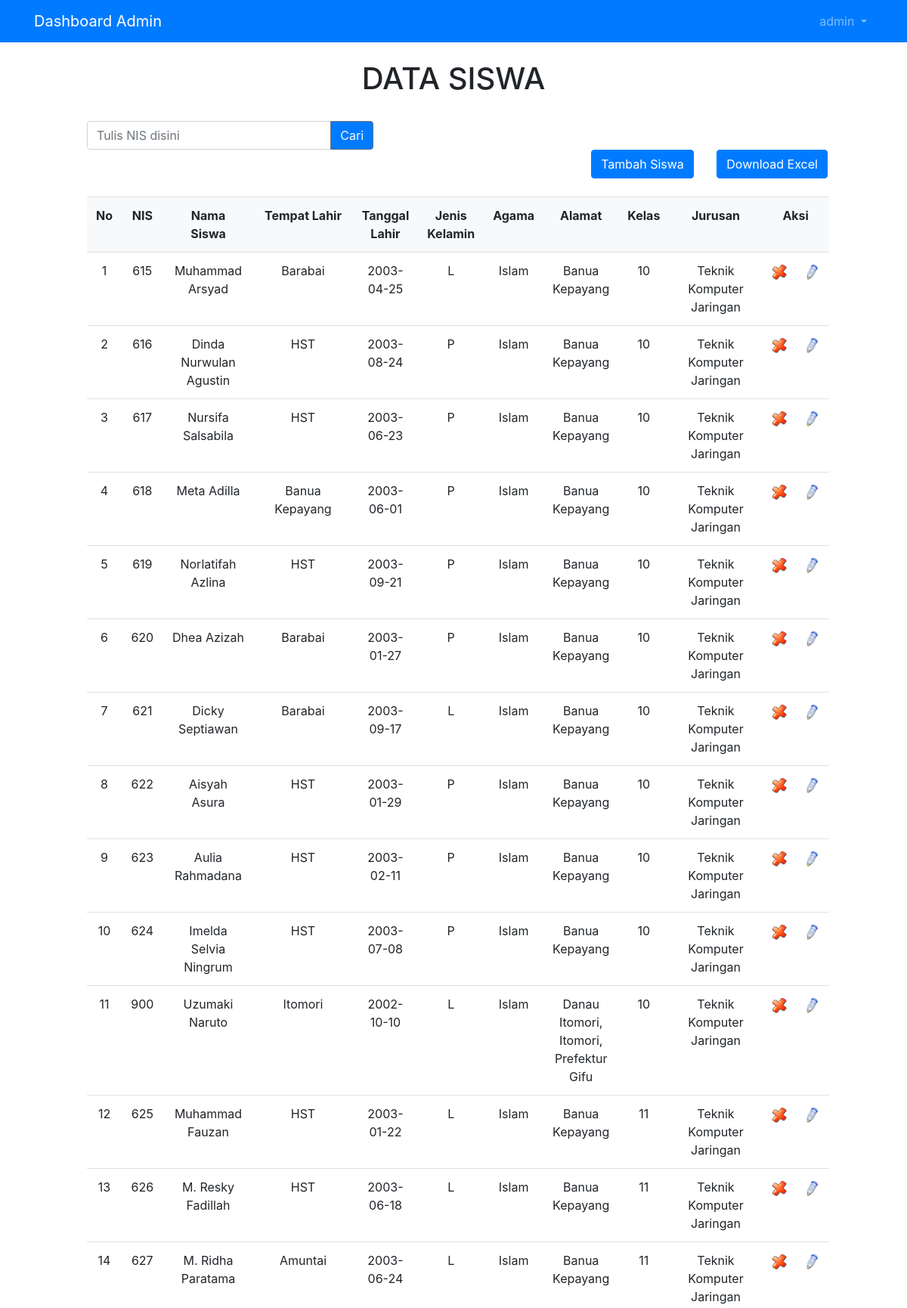
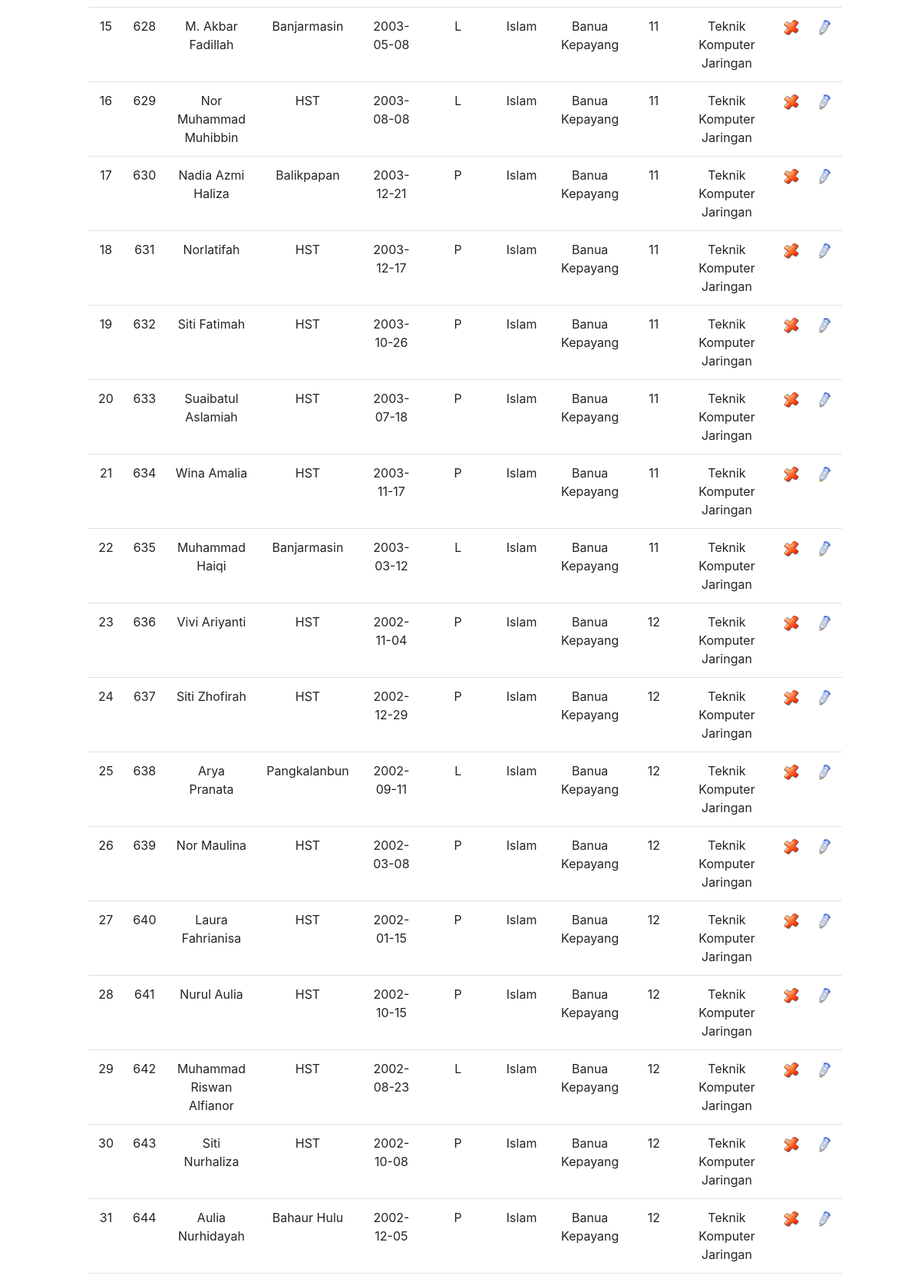
/dashboard/siswa/siswa_data.php (signed in, upper part), run on the app's committed database (2 pictures, top to bottom).
### tables this page shows
CREATE TABLE IF NOT EXISTS `siswa` (
`nis` int(11) NOT NULL,
  `nama` varchar(100) NOT NULL,
  `alamat` varchar(100) NOT NULL,
  `gender` char(1) NOT NULL,
  `tglLahir` date NOT NULL,
  `tempatLahir` varchar(100) NOT NULL,
  `idKelas` int(11) DEFAULT NULL,
  `pass` int(11) DEFAULT NULL,
  `agama` varchar(100) DEFAULT NULL,
  `pathImg` varchar(100) DEFAULT NULL
);

CREATE TABLE IF NOT EXISTS `kelas` (
`idKelas` int(11) NOT NULL,
  `nama` varchar(100) NOT NULL,
  `idJurusan` int(11) DEFAULT NULL
);

CREATE TABLE IF NOT EXISTS `jurusan` (
`idJurusan` int(11) NOT NULL,
  `nama` varchar(100) NOT NULL
);

### dashboard/siswa/siswa_data.php (the view, shortened to what this page needs)
<?php
include '../layout/header.php';
if (empty($_SESSION['username']) AND empty($_SESSION['status'])) {
	echo "<center>Untuk mengakses halaman ini, Anda harus login <br>";
	echo "<a href=index.php><b>LOGIN</b></a></center>";
}
else{
	?>
	<br>
	<div class="container-fluid">
		<center><h1>DATA SISWA</h1></center>
		<div class="row">
			<div class="col-md-1"></div>
			<div class="col-md-10">
				<br>
				<form action="#" method="get">
						<div class="row">
							<div class="col-md-12">
										<div class="input-group">
									  <input type="text" name="nis" class="form-control col-md-4" placeholder="Tulis NIS disini" aria-label="Recipient's username" aria-describedby="button-addon2">
										  <div class="input-group-append">
    										<input class="btn btn-primary text-light btn-outline-secondary" type="submit" value="Cari" name="submit" id="button-addon2"></input>
										  </div>
									</div>
							</div>
						</div>
</form>
					<form action="siswa_tambah.php">
						<div class="row">
							<div class="col-md-8">
							</div>
							<div class="col-md-2"><center><input type="submit" class="btn btn-primary" value="Tambah Siswa" /></center></div>
							<div class="col-md-2"><center><a href="cetak_siswa.php"><input type="button" class="btn btn-primary" value="Download Excel" /></a></center></div>
						</div>
						<br>
						<table class="table" >
							<tr class="bg-light">
									<td><div align="center"><strong>No</strong></div></td>
									<td><div align="center"><strong>NIS</strong></div></td>
									<td><div align="center"><strong>Nama Siswa</strong></div></td>
									<td><div align="center"><strong>Tempat Lahir</strong></div></td>
									<td><div align="center"><strong>Tanggal Lahir</strong></div></td>
									<td><div align="center"><strong>Jenis Kelamin</strong></div></td>
									<td><div align="center"><strong>Agama</strong></div></td>
									<td><div align="center"><strong>Alamat</strong></div></td>
									<td><div align="center"><strong>Kelas</strong></div></td>
									<td><div align="center"><strong>Jurusan</strong></div></td>
									<td colspan="2"><div align="center"><strong>Aksi</strong></div></td>
								</tr>
								<?php
								$batas = 20;
								$pg = isset( $_GET['pg'] ) ? $_GET['pg'] : "";
								if ( empty( $pg ) ) {
									$posisi = 0;
								} else {
									$posisi = ( $pg - 1 ) * $batas;
								}
								$no=0+$posisi;
								if (isset($_GET['submit'])) {
									$tampil="select siswa.nama, nis, alamat, gender, tglLahir, tempatLahir, agama, kelas.nama as kelas, jurusan.nama as jurusan from siswa join kelas on kelas.idKelas=siswa.idKelas join jurusan on jurusan.idJurusan=kelas.idJurusan where nis=".$_GET['nis'];
								}else{
								$tampil="SELECT siswa.nama, nis, alamat, gender, tglLahir, tempatLahir, agama, kelas.nama as kelas, jurusan.nama as jurusan from siswa join kelas on kelas.idKelas=siswa.idKelas join jurusan on jurusan.idJurusan=kelas.idJurusan";
								}
								$qryTampil=mysql_query($tampil);
								while ($dataTampil=mysql_fetch_array($qryTampil)) {
									$no++;
									?>
									<tr bgcolor="#FFFFFF">
										<td align="center"><?php echo $no ; ?></td>
										<td align="center"><?php echo $dataTampil['nis']; ?></td>
										<td align="center"><?php echo $dataTampil['nama']; ?></td>
										<td align="center"><?php echo $dataTampil['tempatLahir']; ?></td>
										<td align="center"><?php echo $dataTampil['tglLahir']; ?></td>
										<td align="center"><?php echo $dataTampil['gender']; ?></td>
										<td align="center"><?php echo $dataTampil['agama']; ?></td>
										<td align="center"><?php echo $dataTampil['alamat']; ?></td>
										<td align="center"><?php echo $dataTampil['kelas']; ?></td>
										<td align="center"><?php echo $dataTampil['jurusan']; ?></td>
										<td>
											<div align="center">
												<a href="siswa_hapus.php?nis=<?php echo $dataTampil['nis'] ; ?>" onclick="javascript: return confirm('Anda yakin hapus ?')"><img src="gambar/hapus.png" width="20"></a>
											</td>
											<td>
												<a href="siswa_edit.php?nis=<?php echo $dataTampil['nis']; ?>"><img src="gambar/edit.png" width="20"></a>
											</div>
										</td>
									</tr>
								<?php } ?>
<br>
<br>
<div class="col-md-1"></div>
<?php }
include '../layout/footer.php';
?>

### dashboard/siswa/css/heroic-features.css (style rules this page uses)
body { padding-top: 56px; }

### data on the page
siswa: nis "615", nama "Muhammad Arsyad", tempatLahir "Barabai", tglLahir "2003-04-25", gender "L", agama "Islam", alamat "Banua Kepayang", idKelas.nama "10", jurusan.nama "Teknik Komputer Jaringan"
siswa: nis "616", nama "Dinda Nurwulan Agustin", tempatLahir "HST", tglLahir "2003-08-24", gender "P", agama "Islam", alamat "Banua Kepayang", idKelas.nama "10", jurusan.nama "Teknik Komputer Jaringan"
siswa: nis "617", nama "Nursifa Salsabila", tempatLahir "HST", tglLahir "2003-06-23", gender "P", agama "Islam", alamat "Banua Kepayang", idKelas.nama "10", jurusan.nama "Teknik Komputer Jaringan"
siswa: nis "618", nama "Meta Adilla", tempatLahir "Banua Kepayang", tglLahir "2003-06-01", gender "P", agama "Islam", alamat "Banua Kepayang", idKelas.nama "10", jurusan.nama "Teknik Komputer Jaringan"
siswa: nis "619", nama "Norlatifah Azlina", tempatLahir "HST", tglLahir "2003-09-21", gender "P", agama "Islam", alamat "Banua Kepayang", idKelas.nama "10", jurusan.nama "Teknik Komputer Jaringan"
siswa: nis "620", nama "Dhea Azizah", tempatLahir "Barabai", tglLahir "2003-01-27", gender "P", agama "Islam", alamat "Banua Kepayang", idKelas.nama "10", jurusan.nama "Teknik Komputer Jaringan"
siswa: nis "621", nama "Dicky Septiawan", tempatLahir "Barabai", tglLahir "2003-09-17", gender "L", agama "Islam", alamat "Banua Kepayang", idKelas.nama "10", jurusan.nama "Teknik Komputer Jaringan"
siswa: nis "622", nama "Aisyah Asura", tempatLahir "HST", tglLahir "2003-01-29", gender "P", agama "Islam", alamat "Banua Kepayang", idKelas.nama "10", jurusan.nama "Teknik Komputer Jaringan"
siswa: nis "623", nama "Aulia Rahmadana", tempatLahir "HST", tglLahir "2003-02-11", gender "P", agama "Islam", alamat "Banua Kepayang", idKelas.nama "10", jurusan.nama "Teknik Komputer Jaringan"
siswa: nis "624", nama "Imelda Selvia Ningrum", tempatLahir "HST", tglLahir "2003-07-08", gender "P", agama "Islam", alamat "Banua Kepayang", idKelas.nama "10", jurusan.nama "Teknik Komputer Jaringan"
siswa: nis "900", nama "Uzumaki Naruto", tempatLahir "Itomori", tglLahir "2002-10-10", gender "L", agama "Islam", alamat "Danau Itomori, Itomori, Prefektur Gifu", idKelas.nama "10", jurusan.nama "Teknik Komputer Jaringan"
siswa: nis "625", nama "Muhammad Fauzan", tempatLahir "HST", tglLahir "2003-01-22", gender "L", agama "Islam", alamat "Banua Kepayang", idKelas.nama "11", jurusan.nama "Teknik Komputer Jaringan"
siswa: nis "626", nama "M. Resky Fadillah", tempatLahir "HST", tglLahir "2003-06-18", gender "L", agama "Islam", alamat "Banua Kepayang", idKelas.nama "11", jurusan.nama "Teknik Komputer Jaringan"
siswa: nis "627", nama "M. Ridha Paratama", tempatLahir "Amuntai", tglLahir "2003-06-24", gender "L", agama "Islam", alamat "Banua Kepayang", idKelas.nama "11", jurusan.nama "Teknik Komputer Jaringan"
siswa: nis "628", nama "M. Akbar Fadillah", tempatLahir "Banjarmasin", tglLahir "2003-05-08", gender "L", agama "Islam", alamat "Banua Kepayang", idKelas.nama "11", jurusan.nama "Teknik Komputer Jaringan"
siswa: nis "629", nama "Nor Muhammad Muhibbin", tempatLahir "HST", tglLahir "2003-08-08", gender "L", agama "Islam", alamat "Banua Kepayang", idKelas.nama "11", jurusan.nama "Teknik Komputer Jaringan"
siswa: nis "630", nama "Nadia Azmi Haliza", tempatLahir "Balikpapan", tglLahir "2003-12-21", gender "P", agama "Islam", alamat "Banua Kepayang", idKelas.nama "11", jurusan.nama "Teknik Komputer Jaringan"
siswa: nis "631", nama "Norlatifah", tempatLahir "HST", tglLahir "2003-12-17", gender "P", agama "Islam", alamat "Banua Kepayang", idKelas.nama "11", jurusan.nama "Teknik Komputer Jaringan"
siswa: nis "632", nama "Siti Fatimah", tempatLahir "HST", tglLahir "2003-10-26", gender "P", agama "Islam", alamat "Banua Kepayang", idKelas.nama "11", jurusan.nama "Teknik Komputer Jaringan"
siswa: nis "633", nama "Suaibatul Aslamiah", tempatLahir "HST", tglLahir "2003-07-18", gender "P", agama "Islam", alamat "Banua Kepayang", idKelas.nama "11", jurusan.nama "Teknik Komputer Jaringan"
siswa: nis "634", nama "Wina Amalia", tempatLahir "HST", tglLahir "2003-11-17", gender "P", agama "Islam", alamat "Banua Kepayang", idKelas.nama "11", jurusan.nama "Teknik Komputer Jaringan"
siswa: nis "635", nama "Muhammad Haiqi", tempatLahir "Banjarmasin", tglLahir "2003-03-12", gender "L", agama "Islam", alamat "Banua Kepayang", idKelas.nama "11", jurusan.nama "Teknik Komputer Jaringan"
siswa: nis "636", nama "Vivi Ariyanti", tempatLahir "HST", tglLahir "2002-11-04", gender "P", agama "Islam", alamat "Banua Kepayang", idKelas.nama "12", jurusan.nama "Teknik Komputer Jaringan"
siswa: nis "637", nama "Siti Zhofirah", tempatLahir "HST", tglLahir "2002-12-29", gender "P", agama "Islam", alamat "Banua Kepayang", idKelas.nama "12", jurusan.nama "Teknik Komputer Jaringan"
siswa: nis "638", nama "Arya Pranata", tempatLahir "Pangkalanbun", tglLahir "2002-09-11", gender "L", agama "Islam", alamat "Banua Kepayang", idKelas.nama "12", jurusan.nama "Teknik Komputer Jaringan"
siswa: nis "639", nama "Nor Maulina", tempatLahir "HST", tglLahir "2002-03-08", gender "P", agama "Islam", alamat "Banua Kepayang", idKelas.nama "12", jurusan.nama "Teknik Komputer Jaringan"
siswa: nis "640", nama "Laura Fahrianisa", tempatLahir "HST", tglLahir "2002-01-15", gender "P", agama "Islam", alamat "Banua Kepayang", idKelas.nama "12", jurusan.nama "Teknik Komputer Jaringan"
siswa: nis "641", nama "Nurul Aulia", tempatLahir "HST", tglLahir "2002-10-15", gender "P", agama "Islam", alamat "Banua Kepayang", idKelas.nama "12", jurusan.nama "Teknik Komputer Jaringan"
siswa: nis "642", nama "Muhammad Riswan Alfianor", tempatLahir "HST", tglLahir "2002-08-23", gender "L", agama "Islam", alamat "Banua Kepayang", idKelas.nama "12", jurusan.nama "Teknik Komputer Jaringan"
siswa: nis "643", nama "Siti Nurhaliza", tempatLahir "HST", tglLahir "2002-10-08", gender "P", agama "Islam", alamat "Banua Kepayang", idKelas.nama "12", jurusan.nama "Teknik Komputer Jaringan"
siswa: nis "644", nama "Aulia Nurhidayah", tempatLahir "Bahaur Hulu", tglLahir "2002-12-05", gender "P", agama "Islam", alamat "Banua Kepayang", idKelas.nama "12", jurusan.nama "Teknik Komputer Jaringan"

### other printed values
$_SESSION['username'] "admin"
